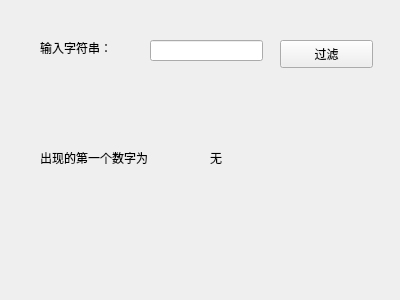
<?xml version="1.0" encoding="UTF-8"?>
<ui version="4.0">
 <class>myWidget</class>
 <widget class="QWidget" name="myWidget">
  <property name="geometry">
   <rect>
    <x>0</x>
    <y>0</y>
    <width>400</width>
    <height>300</height>
   </rect>
  </property>
  <property name="windowTitle">
   <string>myWidget</string>
  </property>
  <widget class="QLabel" name="label">
   <property name="geometry">
    <rect>
     <x>40</x>
     <y>40</y>
     <width>91</width>
     <height>16</height>
    </rect>
   </property>
   <property name="text">
    <string>输入字符串：</string>
   </property>
  </widget>
  <widget class="QLabel" name="label_2">
   <property name="geometry">
    <rect>
     <x>40</x>
     <y>150</y>
     <width>141</width>
     <height>16</height>
    </rect>
   </property>
   <property name="text">
    <string>出现的第一个数字为</string>
   </property>
  </widget>
  <widget class="QLineEdit" name="lineEdit">
   <property name="geometry">
    <rect>
     <x>150</x>
     <y>40</y>
     <width>113</width>
     <height>21</height>
    </rect>
   </property>
  </widget>
  <widget class="QPushButton" name="pushButton">
   <property name="geometry">
    <rect>
     <x>280</x>
     <y>40</y>
     <width>93</width>
     <height>28</height>
    </rect>
   </property>
   <property name="text">
    <string>过滤</string>
   </property>
  </widget>
  <widget class="QLabel" name="labelNum">
   <property name="geometry">
    <rect>
     <x>210</x>
     <y>150</y>
     <width>72</width>
     <height>15</height>
    </rect>
   </property>
   <property name="text">
    <string>无</string>
   </property>
  </widget>
 </widget>
 <layoutdefault spacing="6" margin="11"/>
 <resources/>
 <connections/>
</ui>
